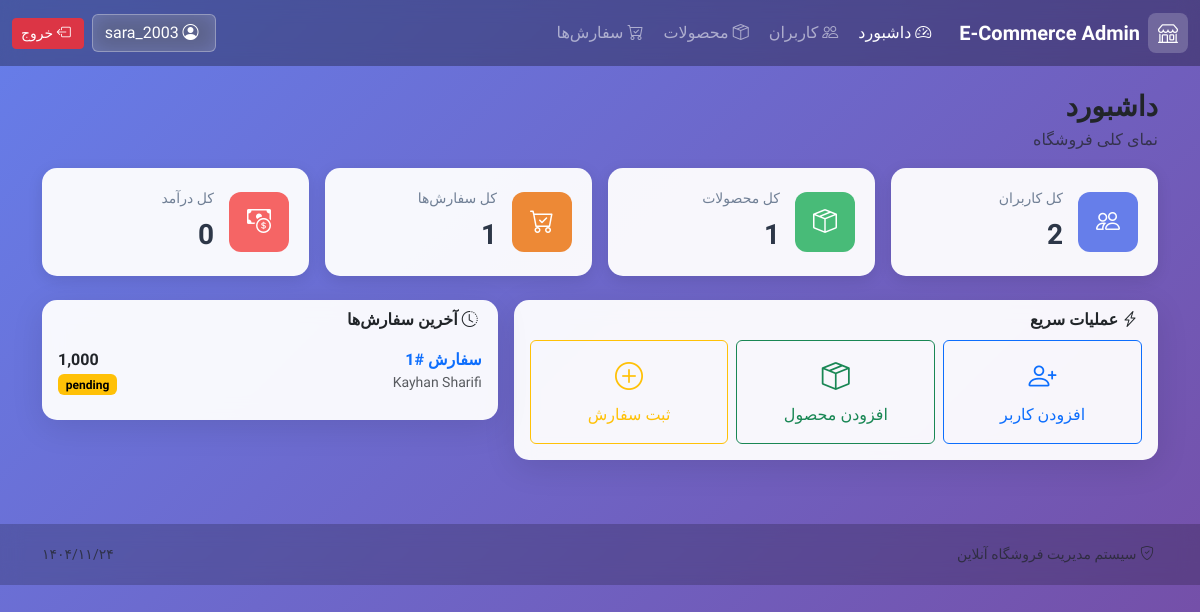
Page /dashboard (signed in) on the earlier database version.
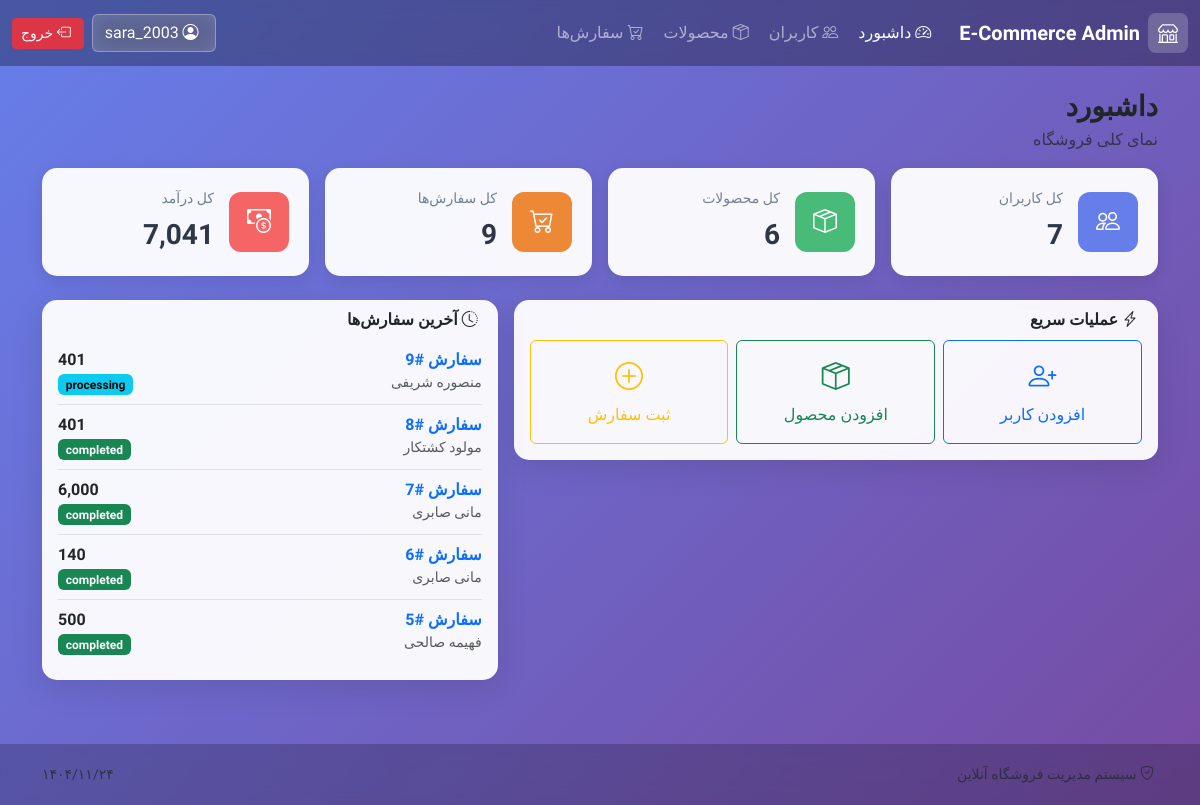
Same page on the later database version.
### tables this page shows
CREATE TABLE "order" (
                    order_id INTEGER PRIMARY KEY AUTOINCREMENT,
                    user_id INTEGER NOT NULL,
                    total_amount REAL NOT NULL CHECK (total_amount >= 0),
                    status TEXT NOT NULL DEFAULT 'pending',
                    shipping_address TEXT,
                    created_at TEXT NOT NULL DEFAULT CURRENT_TIMESTAMP,
                    FOREIGN KEY (user_id) REFERENCES user(user_id) ON DELETE CASCADE
                );

CREATE TABLE user (
                    user_id INTEGER PRIMARY KEY AUTOINCREMENT,
                    username TEXT UNIQUE NOT NULL,
                    email TEXT UNIQUE NOT NULL,
                    password TEXT NOT NULL,
                    full_name TEXT NOT NULL,
                    phone TEXT,
                    address TEXT,
                    role TEXT NOT NULL DEFAULT 'customer',
                    created_at TEXT NOT NULL DEFAULT CURRENT_TIMESTAMP
                );

### app.py (the view)
@app.route("/dashboard")
@login_required
def dashboard():
    if current_user.role == "admin":
        stats = db.get_stats()
        recent_orders = db.get_all_orders(limit=5)
        return render_template("dashboard.html", stats=stats, recent_orders=recent_orders)
    else:
        user_orders = db.get_user_orders(current_user.id, limit=5)
        user_stats = db.get_user_stats(current_user.id)
        return render_template("dashboard.html", stats=user_stats, recent_orders=user_orders, is_customer=True)

### app.py (called while the page is built)
@app.context_processor
def inject_now():
    return {"now": datetime.now(), "current_date": datetime.now()}

### auth.py (called while the page is built)
@login_manager.user_loader
def load_user(user_id):
    return User.get(user_id)

    @staticmethod
    def get(user_id: int):
        try:
            user_id = int(user_id)
        except (TypeError, ValueError):
            return None
        try:
            user = db.execute(
                "SELECT user_id, username, email, full_name, role FROM user WHERE user_id = ?",
                (user_id,),
                fetchone=True,
            )
            if not user:
                return None
            return User(
                user_id=user["user_id"],
                username=user["username"],
                email=user["email"],
                full_name=user["full_name"],
                role=user["role"],
            )
        except Exception as e:
            print(f"Error loading user: {e}")
            return None

### database.py (called while the page is built)
    def get_connection(self):
        conn = sqlite3.connect(self.db_path)
        conn.row_factory = sqlite3.Row
        return conn

### templates/dashboard.html (shortened to what the changed rows need)
{% extends "base.html" %}
{% block content %}
{% if is_customer %}
<div class="row g-3 mb-4">
  <div class="col-12 col-md-6">
    <div class="stat-card stat-warning">
      <div class="stat-icon"><i class="bi bi-cart-check"></i></div>
      <div class="stat-body">
        <div class="stat-label">سفارش‌های من</div>
        <div class="stat-value persian-digits">{{ stats.total_orders }}</div>
      </div>
    </div>
  </div>
  <div class="col-12 col-md-6">
    <div class="stat-card stat-success">
      <div class="stat-icon"><i class="bi bi-cash-coin"></i></div>
      <div class="stat-body">
        <div class="stat-label">مجموع خریدهای من</div>
        <div class="stat-value persian-digits">{{ "{:,.0f}".format(stats.total_revenue|float) }}</div>
      </div>
    </div>
  </div>
</div>
{% else %}
<div class="row g-3 mb-4">
  <div class="col-12 col-md-6 col-lg-3">
    <div class="stat-card stat-primary">
      <div class="stat-icon"><i class="bi bi-people"></i></div>
      <div class="stat-body">
        <div class="stat-label">کل کاربران</div>
        <div class="stat-value persian-digits">{{ stats.total_users }}</div>
      </div>
    </div>
  </div>
  <div class="col-12 col-md-6 col-lg-3">
    <div class="stat-card stat-success">
      <div class="stat-icon"><i class="bi bi-box-seam"></i></div>
      <div class="stat-body">
        <div class="stat-label">کل محصولات</div>
        <div class="stat-value persian-digits">{{ stats.total_products }}</div>
      </div>
    </div>
  </div>
  <div class="col-12 col-md-6 col-lg-3">
    <div class="stat-card stat-warning">
      <div class="stat-icon"><i class="bi bi-cart-check"></i></div>
      <div class="stat-body">
        <div class="stat-label">کل سفارش‌ها</div>
        <div class="stat-value persian-digits">{{ stats.total_orders }}</div>
      </div>
    </div>
  </div>
  <div class="col-12 col-md-6 col-lg-3">
    <div class="stat-card stat-danger">
      <div class="stat-icon"><i class="bi bi-cash-coin"></i></div>
      <div class="stat-body">
        <div class="stat-label">کل درآمد</div>
        <div class="stat-value persian-digits">{{ "{:,.0f}".format(stats.total_revenue|float) }}</div>
      </div>
    </div>
  </div>
</div>
{% endif %}
<div class="row g-3">
  <div class="col-12 col-lg-5">
    <div class="card app-card">
      <div class="card-body pt-0">
        {% if recent_orders %}
          <div class="list-group list-group-flush">
            {% for o in recent_orders %}
            <div class="list-group-item bg-transparent px-0">
              <div class="d-flex justify-content-between">
                <div>
                  <div class="fw-semibold">
                    <a href="{{ url_for('order_detail', order_id=o.order_id) }}" class="text-decoration-none">
                      سفارش #{{ o.order_id }}
                    </a>
                  </div>
                  {% if not is_customer %}
                  <div class="text-muted small">{{ o.full_name }}</div>
                  {% endif %}
                </div>
                <div class="text-end">
                  <div class="fw-bold">{{ "{:,.0f}".format(o.total_amount|float) }}</div>
                  <span class="badge text-bg-{{ 'success' if o.status=='completed' else 'warning' if o.status=='pending' else 'info' }}">
                    {{ o.status }}
                  </span>
                </div>
              </div>
            </div>
            {% endfor %}
          </div>
        {% else %}
          <div class="text-muted">فعلاً سفارشی ثبت نشده.</div>
        {% endif %}
      </div>
    </div>
  </div>
</div>
{% endblock %}

Differences in the rows shown:
no longer on this page (row unchanged): order: order_id "1", full_name "Kayhan Sharifi", total_amount "1,000", status "pending"
added order: order_id "9", full_name "منصوره شریفی", total_amount "401", status "processing"
added order: order_id "8", full_name "مولود کشتکار", total_amount "401", status "completed"
added order: order_id "7", full_name "مانی صابری", total_amount "6,000", status "completed"
added order: order_id "6", full_name "مانی صابری", total_amount "140", status "completed"
added order: order_id "5", full_name "فهیمه صالحی", total_amount "500", status "completed"
Other differences:
{{ stats.total_users }}: "2" → "7"
{{ stats.total_products }}: "1" → "6"
{{ stats.total_orders }}: "1" → "9"
{{ "{:,.0f}".format(stats.total_revenue|float) }}: "0" → "7,041"
